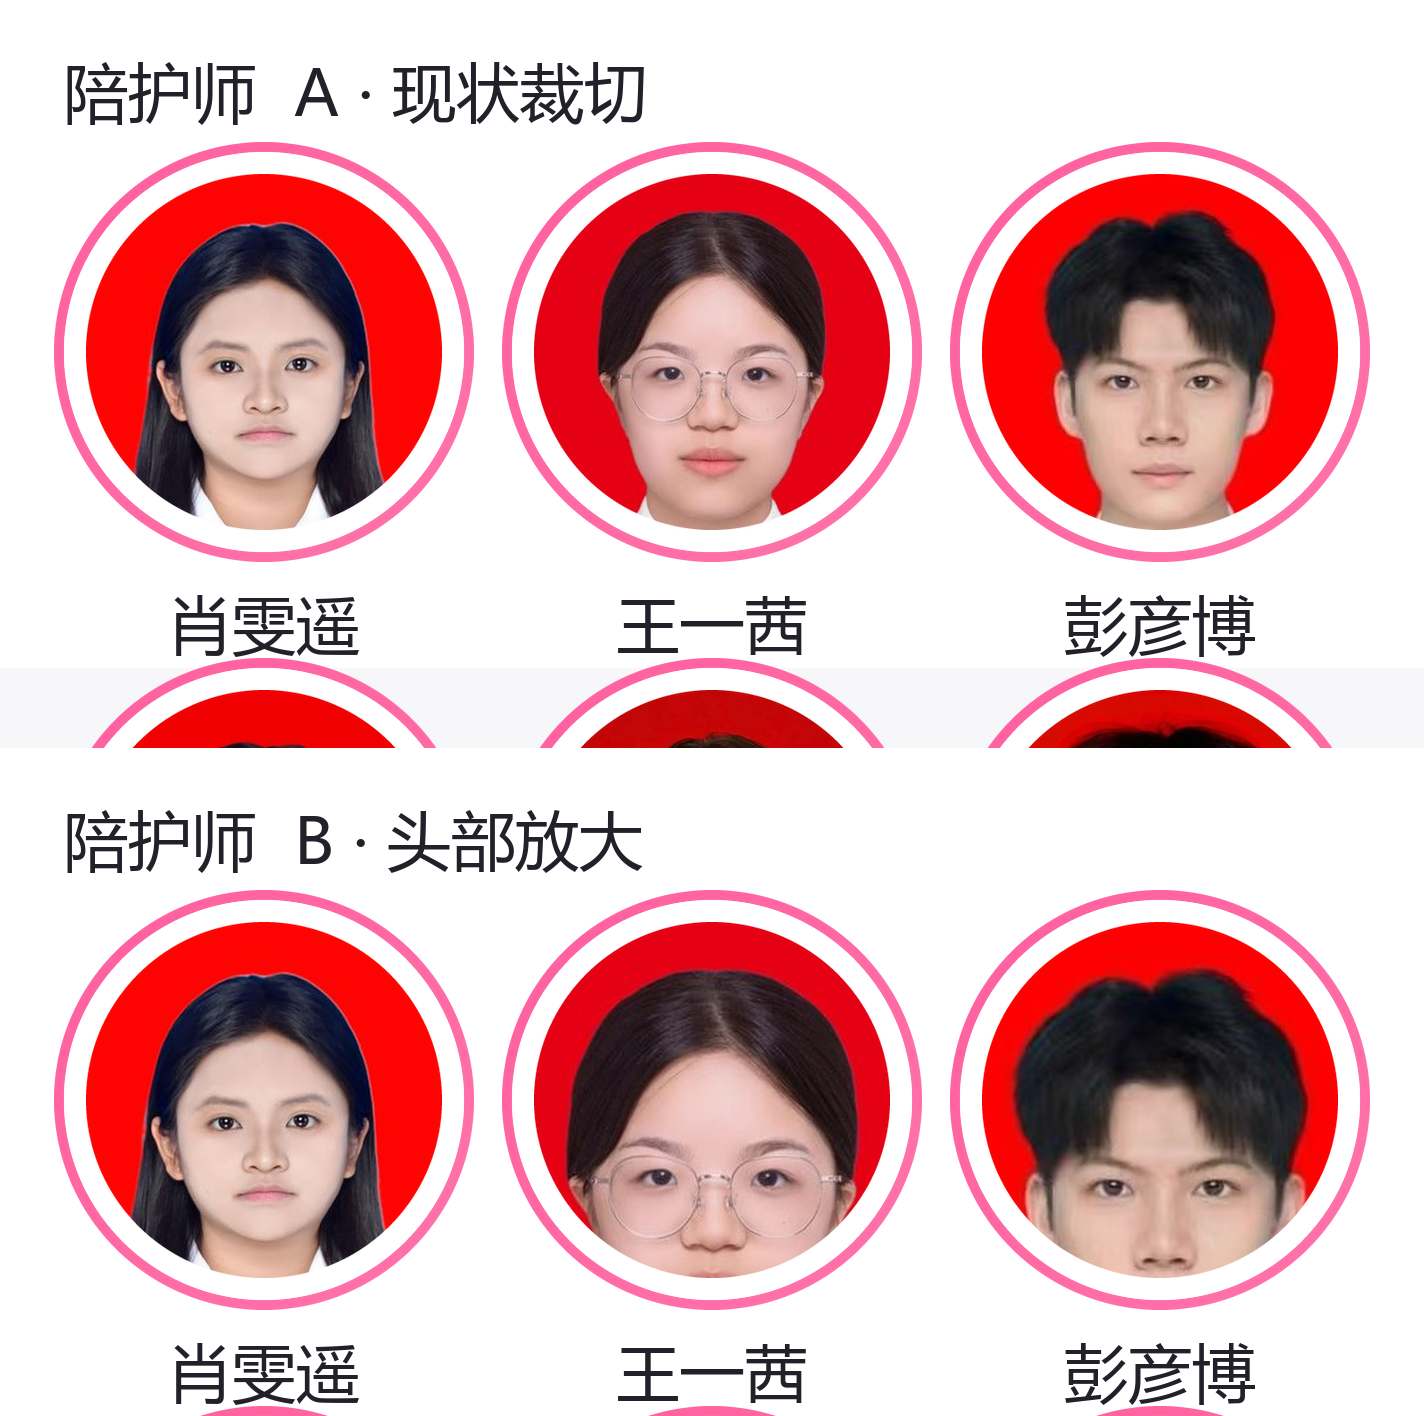

Reproduce this figure in Python.
# -*- coding: utf-8 -*-
"""按“头部占比”重新裁切陪护师证件照，让圆形头像里脸更饱满、红底面积更小。
只输出对照图，不覆盖线上图片。
"""
import os
from PIL import Image, ImageDraw, ImageFont

SRC = r'D:\yxy\wx_project1\assets\images\nurses'
OUT = r'D:\yxy\wx_project1\mockups\_head_crop_mock.png'
ORDER = [u'肖雯遥', u'王一茜', u'彭彦博', u'方嘉倩', u'胡冰冰', u'谢远杰']


def subject_bbox(im):
    """纯红底以外的主体（头发/脸/衣服）外接框，只看上半部分避开衣服"""
    w, h = im.size
    px = im.load()
    band = int(h * 0.62)
    minx, miny, maxx, maxy = w, band, -1, -1
    step = 2
    for y in range(0, band, step):
        for x in range(0, w, step):
            r, g, b = px[x, y]
            if not (r > 150 and (r - g) > 90 and (r - b) > 90):
                if x < minx: minx = x
                if x > maxx: maxx = x
                if y < miny: miny = y
                if y > maxy: maxy = y
    return minx, miny, maxx, maxy


def head_crop(im, zoom=1.0):
    """以头部为中心的正方形裁切；zoom 越大脸越大"""
    w, h = im.size
    x0, y0, x1, y1 = subject_bbox(im)
    hw = max(1, x1 - x0)
    cx = (x0 + x1) // 2
    side = int(hw * 1.58 / zoom)
    side = min(side, w, h)
    left = cx - side // 2
    left = max(0, min(left, w - side))
    top = y0 - int(side * 0.15)
    top = max(0, min(top, h - side))
    return im.crop((left, top, left + side, top + side))


SCALE = 2
D = 200 * SCALE
GAP = 24 * SCALE
PAD = 32 * SCALE
TITLE_H = 76 * SCALE
LABEL_H = 58 * SCALE
COLS = 3
FONT = ImageFont.truetype(r'C:\Windows\Fonts\msyh.ttc', 32 * SCALE)

MASK_BIG = Image.new('L', (D * 4, D * 4), 0)
ImageDraw.Draw(MASK_BIG).ellipse((0, 0, D * 4 - 1, D * 4 - 1), fill=255)
MASK = MASK_BIG.resize((D, D), Image.LANCZOS)


def grad(d, c1, c2):
    g = Image.new('RGB', (d, d))
    px = g.load()
    for y in range(d):
        for x in range(d):
            t = (x + y) / float(2 * d - 2)
            px[x, y] = (int(c1[0] + (c2[0] - c1[0]) * t),
                        int(c1[1] + (c2[1] - c1[1]) * t),
                        int(c1[2] + (c2[2] - c1[2]) * t))
    return g


RING_T = 5 * SCALE
RING_BIG = Image.new('L', ((D + RING_T * 2) * 4,) * 2, 0)
_d = ImageDraw.Draw(RING_BIG)
_d.ellipse((0, 0, (D + RING_T * 2) * 4 - 1, (D + RING_T * 2) * 4 - 1), fill=255)
_d.ellipse((RING_T * 4, RING_T * 4, (D + RING_T * 2) * 4 - 1 - RING_T * 4,
            (D + RING_T * 2) * 4 - 1 - RING_T * 4), fill=0)
RING_MASK = RING_BIG.resize((D + RING_T * 2, D + RING_T * 2), Image.LANCZOS)
GRAD = grad(D + RING_T * 2, (255, 95, 158), (255, 116, 171))

row_w = PAD * 2 + D * COLS + GAP * (COLS - 1)
row_h = TITLE_H + D + LABEL_H
canvas = Image.new('RGB', (row_w, row_h * 2 + 40 * SCALE), (247, 247, 250))
draw = ImageDraw.Draw(canvas)


def render(y0, zoom, label):
    draw.rectangle((0, y0, row_w, y0 + row_h - 1), fill=(255, 255, 255))
    draw.text((PAD, y0 + 24 * SCALE), u'陪护师  ' + label, font=FONT, fill=(35, 32, 42))
    base = y0 + TITLE_H
    for i, name in enumerate(ORDER):
        im = Image.open(os.path.join(SRC, name + '.jpg')).convert('RGB')
        im = head_crop(im, zoom).resize((D, D), Image.LANCZOS)
        cx = PAD + i % COLS * (D + GAP)
        cy = base + i // COLS * (D + LABEL_H)
        canvas.paste(GRAD, (cx - RING_T, cy - RING_T), RING_MASK)
        white = Image.new('RGB', (D, D), (255, 255, 255))
        canvas.paste(white, (cx, cy), MASK)
        inner = int(D * 0.055)
        canvas.paste(im.resize((D - inner * 2, D - inner * 2), Image.LANCZOS),
                     (cx + inner, cy + inner),
                     MASK.resize((D - inner * 2, D - inner * 2), Image.LANCZOS))
        bb = draw.textbbox((0, 0), name, font=FONT)
        draw.text((cx + D // 2 - (bb[2] - bb[0]) // 2, cy + D + 14 * SCALE),
                  name, font=FONT, fill=(35, 32, 42))


render(0, 1.0, u'A · 现状裁切')
render(row_h + 40 * SCALE, 1.28, u'B · 头部放大')

canvas.save(OUT, 'PNG')
print('saved %s %s' % (OUT, canvas.size))
